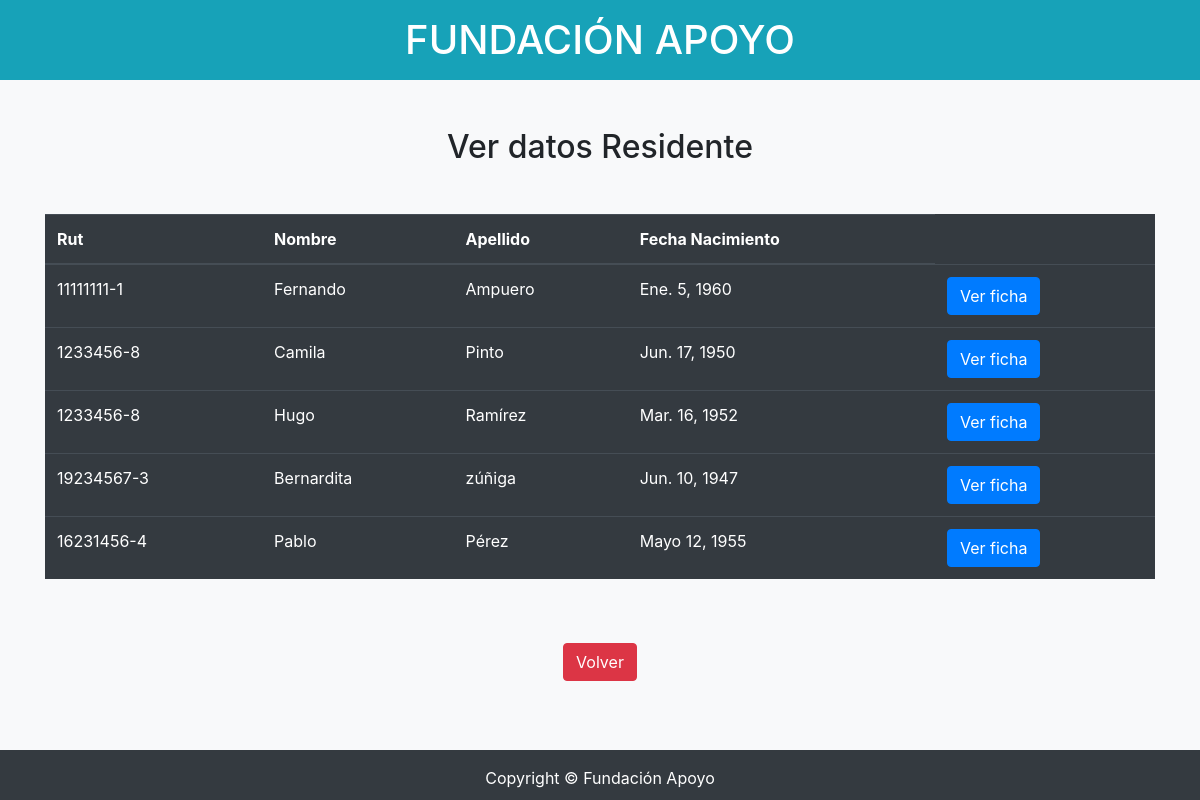
/ver/residente, run on the app's committed database.
### adminPiezas/models.py (models this page shows, shortened)
class Residente(models.Model):
    id = models.IntegerField(primary_key=True)
    rut = models.CharField(max_length=10)
    nombre = models.CharField(max_length=200)
    apellido = models.CharField(max_length=200)
    fechaNacimiento = models.DateField()

### adminPiezas/views.py (the view)
# urls.py: path('ver/residente', resident_list, name='ver'),
def resident_list(request):
    resident = Residente.objects.all()
    contexto = {'residents' : resident}
    return render(request, 'adminPiezas/fichapas.html', contexto)

### adminPiezas/templates/adminPiezas/fichapas.html (shortened to what this page needs)
{%load static%}
<!DOCTYPE html>
<html lang="en">
<head>
  <h1 class="text-center  bg-info p-3 text-white">FUNDACIÓN APOYO</h1>
  <link rel="stylesheet" href="https://cdn.jsdelivr.net/npm/bootstrap@4.6.0/dist/css/bootstrap.min.css">
</head>
{% block content %}
<body class="bg-light">
<section class="container mt-5">
  <table class= "table table-dark">
  <h2 class="text-center my-5">Ver datos Residente</h2>
  <thead>
          <tr>
            <th scope="col">Rut</th>
            <th scope="col">Nombre</th>
            <th scope="col">Apellido</th>
            <th scope="col">Fecha Nacimiento</th>
          </tr>
        </thead>
  <div class="container text-center">
    {% if residents %}
    {% for resident in residents %}
    <tr>
      <td>{{ resident.rut }}</td>
      <td>{{ resident.nombre }} </td>
      <td>{{ resident.apellido }}</td>
      <td>{{ resident.fechaNacimiento }}</td>
      <td><a href="{%url 'ficha'%}" class="btn btn-primary"> Ver ficha</a></td>
    </tr>
    {% endfor %}
    {% else %}
    <h1>No hay Residentes registrados</h1>
    {% endif %}
  </table>
  {% endblock %}
  </section>
  <div class="container text-center">
    <a href="{%url 'home'%}" class="btn btn-danger mt-5"> Volver</a>
  </div>
 <footer class="py-3 bg-dark">
  <div class="container"><p class="m-0 text-center text-white">Copyright &copy; Fundación Apoyo</p></div>
</footer>
</body>
</html>

### adminPiezas/templates/adminPiezas/fichapas.html (style rules this page uses)
footer { position: absolute; bottom: 0; width: 100%; height: 50px; }

### data on the page
Residente: rut "11111111-1", nombre "Fernando", apellido "Ampuero", fechaNacimiento "Ene. 5, 1960"
Residente: rut "1233456-8", nombre "Camila", apellido "Pinto", fechaNacimiento "Jun. 17, 1950"
Residente: rut "1233456-8", nombre "Hugo", apellido "Ramírez", fechaNacimiento "Mar. 16, 1952"
Residente: rut "19234567-3", nombre "Bernardita", apellido "zúñiga", fechaNacimiento "Jun. 10, 1947"
Residente: rut "16231456-4", nombre "Pablo", apellido "Pérez", fechaNacimiento "Mayo 12, 1955"
